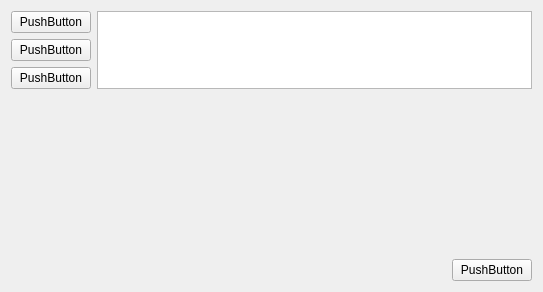
<?xml version="1.0" encoding="UTF-8"?>
<ui version="4.0">
 <class>Form</class>
 <widget class="QWidget" name="Form">
  <property name="geometry">
   <rect>
    <x>0</x>
    <y>0</y>
    <width>543</width>
    <height>292</height>
   </rect>
  </property>
  <property name="windowTitle">
   <string>Form</string>
  </property>
  <layout class="QGridLayout" name="gridLayout">
   <item row="0" column="0">
    <widget class="QPushButton" name="pushButton">
     <property name="text">
      <string>PushButton</string>
     </property>
    </widget>
   </item>
   <item row="4" column="2">
    <widget class="QPushButton" name="pushButton_4">
     <property name="text">
      <string>PushButton</string>
     </property>
    </widget>
   </item>
   <item row="3" column="2">
    <spacer name="verticalSpacer_2">
     <property name="orientation">
      <enum>Qt::Vertical</enum>
     </property>
     <property name="sizeHint" stdset="0">
      <size>
       <width>20</width>
       <height>40</height>
      </size>
     </property>
    </spacer>
   </item>
   <item row="2" column="0">
    <widget class="QPushButton" name="pushButton_3">
     <property name="text">
      <string>PushButton</string>
     </property>
    </widget>
   </item>
   <item row="1" column="0">
    <widget class="QPushButton" name="pushButton_2">
     <property name="text">
      <string>PushButton</string>
     </property>
    </widget>
   </item>
   <item row="3" column="0" rowspan="2">
    <spacer name="verticalSpacer">
     <property name="orientation">
      <enum>Qt::Vertical</enum>
     </property>
     <property name="sizeHint" stdset="0">
      <size>
       <width>20</width>
       <height>40</height>
      </size>
     </property>
    </spacer>
   </item>
   <item row="3" column="1">
    <spacer name="horizontalSpacer">
     <property name="orientation">
      <enum>Qt::Horizontal</enum>
     </property>
     <property name="sizeHint" stdset="0">
      <size>
       <width>40</width>
       <height>20</height>
      </size>
     </property>
    </spacer>
   </item>
   <item row="0" column="1" rowspan="3" colspan="2">
    <widget class="QListWidget" name="listWidget"/>
   </item>
  </layout>
 </widget>
 <resources/>
 <connections/>
 <slots>
  <slot>btnClicked()</slot>
 </slots>
</ui>
